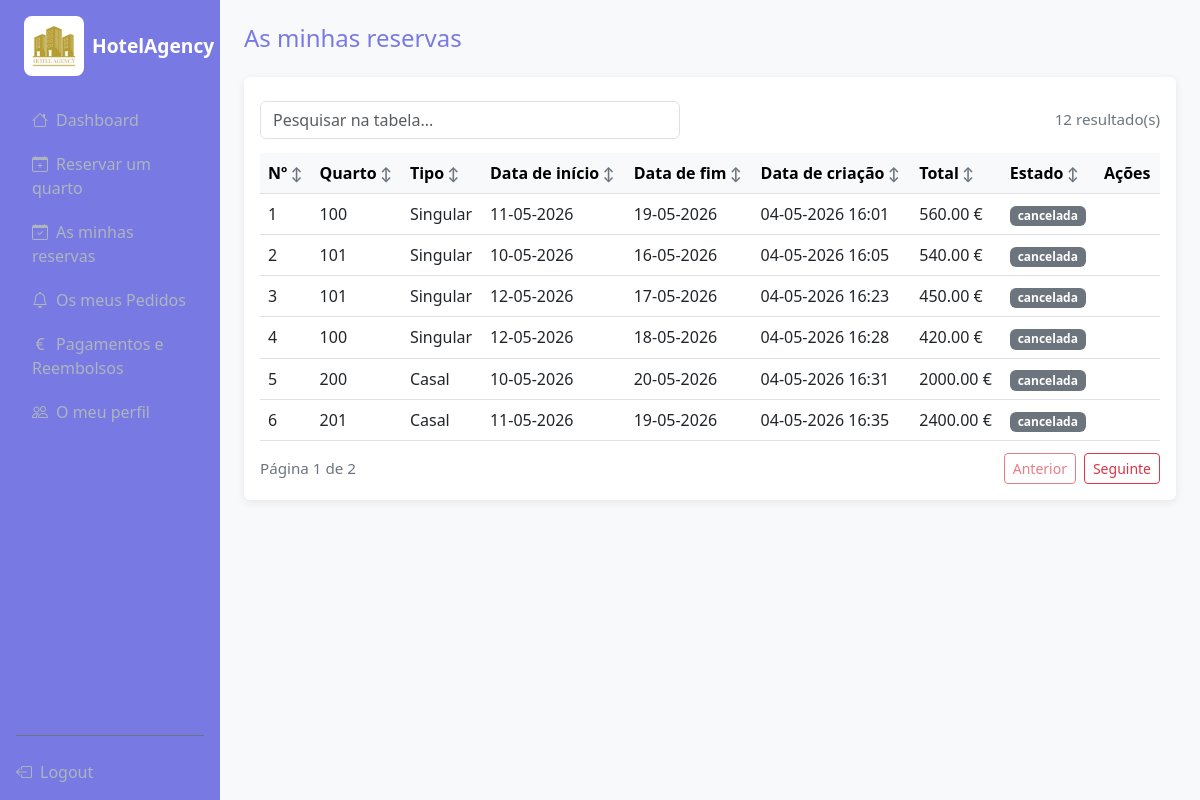
Page /guest/bookings (signed in) on the committed database.
### models.py (models this page shows)
class Reserva(db.Model):
    __tablename__ = "reserva"
    id = db.Column(db.Integer, primary_key=True)
    idUser = db.Column(db.Integer, db.ForeignKey('user.id'), nullable=False)
    idQuarto = db.Column(db.Integer, db.ForeignKey('quarto.id'), nullable=False)
    check_in = db.Column(db.Date, nullable=False)
    check_out = db.Column(db.Date, nullable=False)
    estado = db.Column(db.Enum(EstadoReserva), default=EstadoReserva.pendente)
    total_price = db.Column(db.Float, nullable=False)
    criado_em = db.Column(db.DateTime, default=datetime.now())
    user = db.relationship("User",back_populates="reservas")
    quarto=db.relationship("Quarto",back_populates="reservas")
    pagamento = db.relationship("Pagamento", back_populates="reserva", uselist=False)
    pedidos = db.relationship('Pedido', backref='reserva', lazy=True)

class Quarto(db.Model):
    __tablename__ = "quarto"
    id = db.Column(db.Integer, primary_key=True)
    numero = db.Column(db.Integer, unique=True, nullable=False)
    tipo = db.Column(db.String(20), nullable=False)
    preco_base = db.Column(db.Float, nullable=False)
    imagem = db.Column(db.String(200))
    estado = db.Column(db.Enum(EstadoQuarto), nullable=False, default=EstadoQuarto.disponivel)
    descricao = db.Column(db.String(300))
    classificacao=db.Column(db.Float,nullable=False,default=0)
    reservas = db.relationship("Reserva", back_populates="quarto", lazy=True)

### routes/guest.py (the view)
@guest_bp.route('/bookings')
@login_required
def bookings():
    if current_user.role == 'admin':
        my_bookings = Reserva.query.all()
    else:
        my_bookings = Reserva.query.filter_by(idUser=current_user.id).order_by(Reserva.criado_em.asc()).all()
    return render_template('guest/bookings.html', bookings=my_bookings)

### templates/guest/bookings.html (shortened to what this page needs)
{% extends 'base.html' %}
{% block content %}
{% if current_user.role=='guest' %}
<h4 class="mb-4" style="color:#7979e3">As minhas reservas</h4>
{% else %}
<h4 class="mb-4" style="color:#7979e3">Reservas</h4>
{% endif %}
{% if bookings %}
<div class="card p-3">
    <div class="table-responsive">
        <table class="table table-hover mb-0" data-dynamic-table data-page-size="6">
            <thead class="table-light">
                <tr>
                    <th>Nº</th>
                    <th>Quarto</th>
                    <th>Tipo</th>
                    <th>Data de início</th>
                    <th>Data de fim</th>
                    <th>Data de criação</th>
                    <th>Total</th>
                    <th>Estado</th>
                    <th data-sortable="false">Ações</th>
                </tr>
            </thead>
            <tbody>
                {% for b in bookings %}
                <tr>
                    <td>{{ b.id }}</td>
                    <td>{{ b.quarto.numero }}</td>
                    <td>{{ b.quarto.tipo.title() }}</td>
                    <td>{{ b.check_in.strftime('%d-%m-%Y') }}</td>
                    <td>{{ b.check_out.strftime('%d-%m-%Y') }}</td>
                    <td>{{b.criado_em.replace(second=0, microsecond=0).strftime('%d-%m-%Y %H:%M')}}</td>
                    <td>{{ "%.2f"|format(b.total_price) }} €</td>
                    <td>
                        <span class="badge bg-{{ 'warning text-dark' if b.estado.value == 'pendente' else 'success' if b.estado.value == 'confirmada' else 'secondary' }}">
                            {{ b.estado.value }}
                        </span>
                    </td>
                    <td>
                    </td>
                </tr>
                {% endfor %}
            </tbody>
        </table>
    </div>
</div>
{% else %}
    {% if current_user.role != 'guest' %}
    <div class="alert alert-info">Sem reservas ainda. <a href="{{ url_for('guest.book') }}">Reserve um quarto.</a></div>
    {% else %}
    <div class="alert alert-info">Não existem reservas efetuadas</div>
    {% endif %}
{% endif %}
{% endblock %}

### static/css/base.css (style rules this page uses)
.card { border: none; box-shadow: 0 2px 8px rgba(0,0,0,0.08); }
.table-sort { cursor: pointer; user-select: none; white-space: nowrap; }
.table-sort::after { content: " ↕"; color: #6c757d; font-size: 0.85rem; }
.table thead th { white-space: nowrap; }
:root { --auth-bg: #f6f1e8; --auth-surface: rgba(255, 252, 247, 0.92); --auth-surface-strong: #fffaf2; --auth-border: rgba(86, 71, 52, 0.12); --auth-text: #2f261e; --auth-muted: #6c6259; --auth-accent: #d88b74; --auth-accent-hover: #c6775f; --auth-accent-soft: rgba(216, 139, 116, 0.16); --auth-shadow: 0 22px 55px rgba(69, 54, 40, 0.14); --auth-radius: 28px; --auth-input-radius: 16px; }
* { box-sizing: border-box; }

### rows in the picture
Reserva: id "1", quarto.numero "100", quarto.tipo "Singular", check_in "11-05-2026", check_out "19-05-2026", criado_em.replace "04-05-2026 16:01", total_price "560.00", estado.value "cancelada"
Reserva: id "2", quarto.numero "101", quarto.tipo "Singular", check_in "10-05-2026", check_out "16-05-2026", criado_em.replace "04-05-2026 16:05", total_price "540.00", estado.value "cancelada"
Reserva: id "3", quarto.numero "101", quarto.tipo "Singular", check_in "12-05-2026", check_out "17-05-2026", criado_em.replace "04-05-2026 16:23", total_price "450.00", estado.value "cancelada"
Reserva: id "4", quarto.numero "100", quarto.tipo "Singular", check_in "12-05-2026", check_out "18-05-2026", criado_em.replace "04-05-2026 16:28", total_price "420.00", estado.value "cancelada"
Reserva: id "5", quarto.numero "200", quarto.tipo "Casal", check_in "10-05-2026", check_out "20-05-2026", criado_em.replace "04-05-2026 16:31", total_price "2000.00", estado.value "cancelada"
Reserva: id "6", quarto.numero "201", quarto.tipo "Casal", check_in "11-05-2026", check_out "19-05-2026", criado_em.replace "04-05-2026 16:35", total_price "2400.00", estado.value "cancelada"
